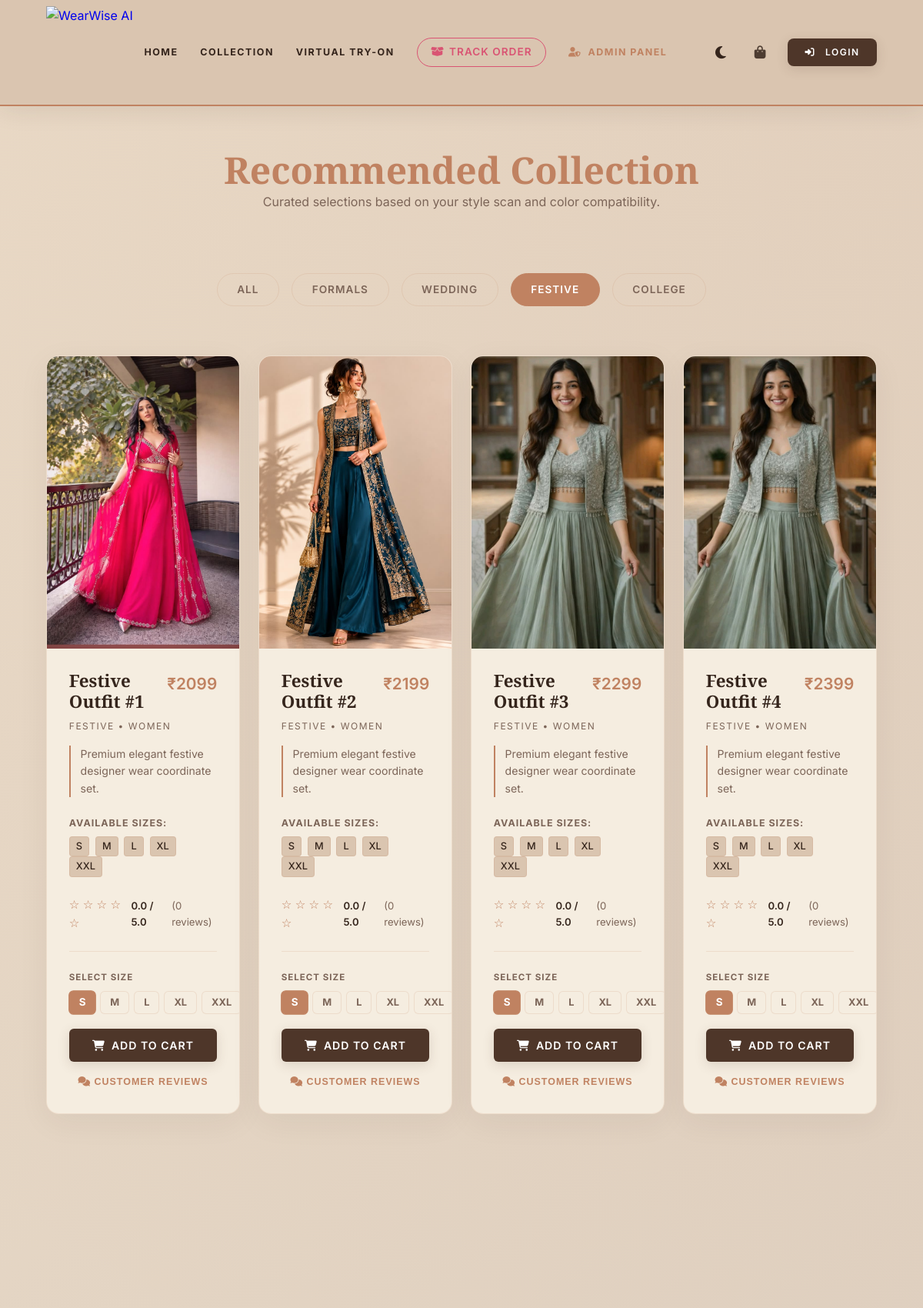
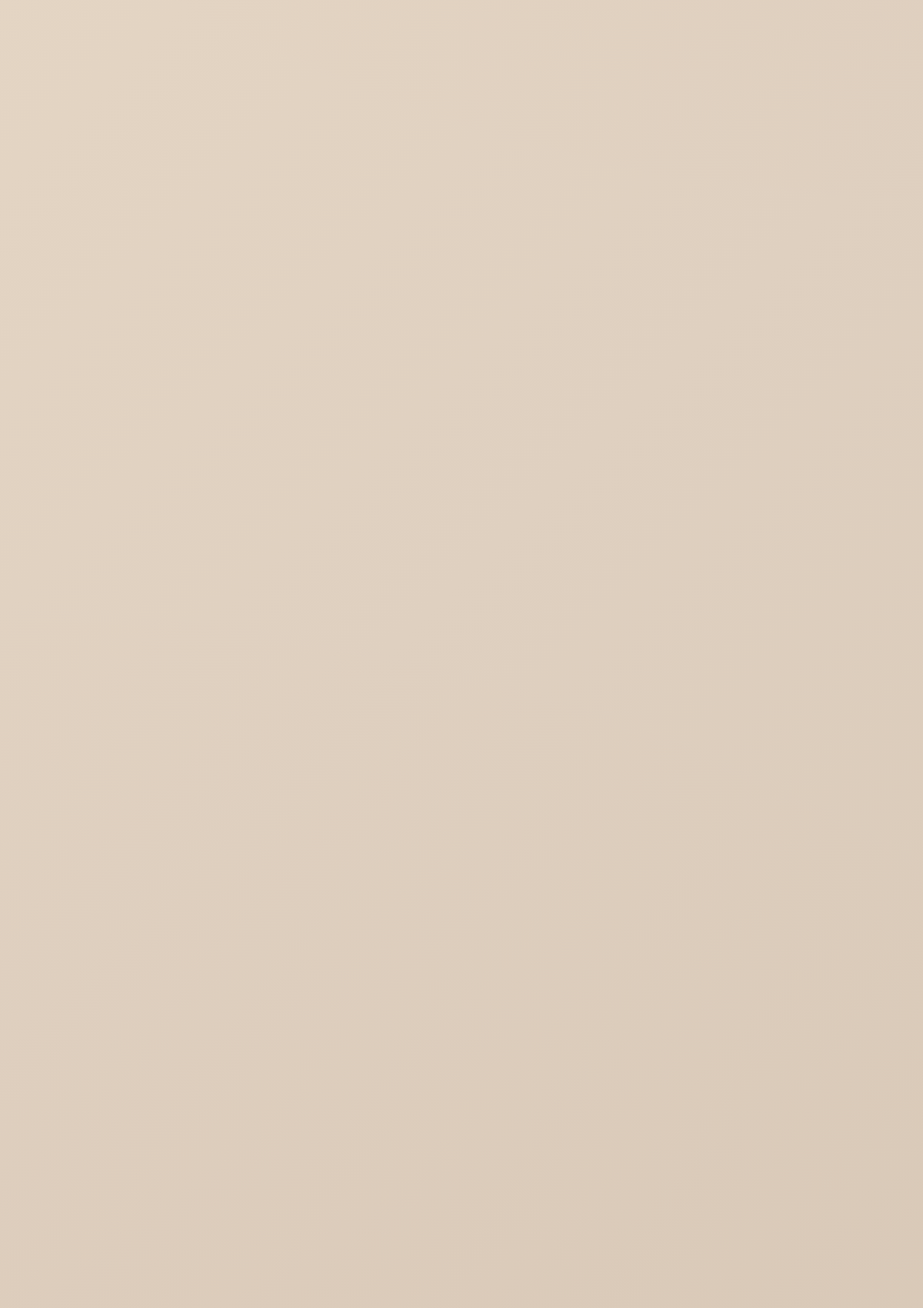
The page /recommendations?category=Festive (upper part) on the database its author committed (2 pictures, top to bottom).
### tables this page shows
CREATE TABLE products (
            id INTEGER PRIMARY KEY AUTOINCREMENT,
            name TEXT NOT NULL,
            code TEXT UNIQUE NOT NULL,
            description TEXT,
            gender TEXT,
            category TEXT,
            price INTEGER DEFAULT 2999,
            image TEXT,
            stock_quantity INTEGER DEFAULT 10,
            available_sizes TEXT DEFAULT 'S, M, L, XL, XXL'
        );

### app.py (the view, shortened to what this page needs)
@app.route('/recommendations')
def recommendations():
    gender = session.get('gender', 'Women')
    skin_tone = session.get('skin_tone', 'Medium')
    category_filter = request.args.get('category', '').strip()
    analysis = get_current_analysis()
    if not analysis:
        analysis = {
            "style_dna": {"Minimalist": 40, "Smart Casual": 30, "Luxury Classic": 30},
            "color_analysis": {"best": ["Emerald Green", "Royal Blue"], "accent": ["Gold", "Rose Gold"], "avoid": ["Neon Orange"]},
            "fashion_summary": "Explore our premium handpicked coordinates."
        }
    style_dna = analysis.get('style_dna', {})
    conn = get_db_connection()
    if category_filter:
        products_db = conn.execute('''
            SELECT p.*, COALESCE(AVG(r.rating), 0.0) as avg_rating, COUNT(r.id) as review_count
            FROM products p
            LEFT JOIN reviews r ON p.id = r.product_id
            WHERE LOWER(p.category) = ?
            GROUP BY p.id
        ''', (category_filter.lower(),)).fetchall()
    products = []
    top_style = max(style_dna, key=style_dna.get) if style_dna else "Minimalist"
    for p in products_db:
        p_dict = dict(p)
        p_dict['avg_rating'] = round(p_dict['avg_rating'], 1)
        gender_match = 1.0 if p_dict['gender'].lower() == gender.lower() else 0.4
        p_cat = p_dict['category'].lower()
        category_match = 0.5
        if "classic" in top_style.lower() and p_cat in ["office", "wedding", "formals"]:
            category_match = 1.0
        elif "casual" in top_style.lower() and p_cat in ["casual", "college"]:
            category_match = 1.0
        elif "business" in top_style.lower() and p_cat in ["office", "formals"]:
            category_match = 1.0
        elif "contemporary" in top_style.lower() and p_cat in ["party", "festive"]:
            category_match = 1.0
        compatibility = int((gender_match * 60) + (category_match * 40))
        p_dict['compatibility_score'] = max(60, min(99, compatibility))
        reviews = conn.execute('SELECT * FROM reviews WHERE product_id = ? ORDER BY timestamp DESC', (p['id'],)).fetchall()
        p_dict['reviews'] = [dict(rev) for rev in reviews]
        products.append(p_dict)
    conn.close()
    products.sort(key=lambda x: x['compatibility_score'], reverse=True)
    return render_template('recommendations.html', products=products, active_category=category_filter)

### templates/recommendations.html (shortened to what this page needs)
{% extends "base.html" %}
{% block content %}
<div style="padding: 12rem 5% 4rem; max-width: 1400px; margin: 0 auto;">
    <div style="text-align: center; margin-bottom: 5rem;" class="reveal">
        <h1 style="font-size: 3rem; color: var(--accent-gold);">Recommended Collection</h1>
        <p style="color: var(--text-muted); max-width: 600px; margin: 0 auto;">Curated selections based on your style scan and color compatibility.</p>
    </div>
    <div style="display: flex; justify-content: center; gap: 1rem; margin-bottom: 4rem; flex-wrap: wrap;" class="reveal">
        <a href="{{ url_for('recommendations') }}" style="text-decoration: none; padding: 0.6rem 1.6rem; border-radius: 30px; font-size: 0.85rem; font-weight: 600; text-transform: uppercase; letter-spacing: 1px; transition: var(--transition-smooth);
            {% if not active_category %} background: var(--accent-gold); color: #fff; border: 1.5px solid var(--accent-gold);
            {% else %} background: transparent; color: var(--text-muted); border: 1.5px solid var(--glass-border); {% endif %}"
            onmouseover="this.style.borderColor='var(--accent-gold)'; this.style.color='{% if not active_category %}#fff{% else %}var(--accent-gold){% endif %}'"
            onmouseout="this.style.borderColor='{% if not active_category %}var(--accent-gold){% else %}var(--glass-border){% endif %}'; this.style.color='{% if not active_category %}#fff{% else %}var(--text-muted){% endif %}'">All</a>
        <a href="{{ url_for('recommendations', category='Formals') }}" style="text-decoration: none; padding: 0.6rem 1.6rem; border-radius: 30px; font-size: 0.85rem; font-weight: 600; text-transform: uppercase; letter-spacing: 1px; transition: var(--transition-smooth);
            {% if active_category == 'Formals' %} background: var(--accent-gold); color: #fff; border: 1.5px solid var(--accent-gold);
            {% else %} background: transparent; color: var(--text-muted); border: 1.5px solid var(--glass-border); {% endif %}"
            onmouseover="this.style.borderColor='var(--accent-gold)'; this.style.color='{% if active_category == 'Formals' %}#fff{% else %}var(--accent-gold){% endif %}'"
            onmouseout="this.style.borderColor='{% if active_category == 'Formals' %}var(--accent-gold){% else %}var(--glass-border){% endif %}'; this.style.color='{% if active_category == 'Formals' %}#fff{% else %}var(--text-muted){% endif %}'">Formals</a>
        <a href="{{ url_for('recommendations', category='Wedding') }}" style="text-decoration: none; padding: 0.6rem 1.6rem; border-radius: 30px; font-size: 0.85rem; font-weight: 600; text-transform: uppercase; letter-spacing: 1px; transition: var(--transition-smooth);
            {% if active_category == 'Wedding' %} background: var(--accent-gold); color: #fff; border: 1.5px solid var(--accent-gold);
            {% else %} background: transparent; color: var(--text-muted); border: 1.5px solid var(--glass-border); {% endif %}"
            onmouseover="this.style.borderColor='var(--accent-gold)'; this.style.color='{% if active_category == 'Wedding' %}#fff{% else %}var(--accent-gold){% endif %}'"
            onmouseout="this.style.borderColor='{% if active_category == 'Wedding' %}var(--accent-gold){% else %}var(--glass-border){% endif %}'; this.style.color='{% if active_category == 'Wedding' %}#fff{% else %}var(--text-muted){% endif %}'">Wedding</a>
        <a href="{{ url_for('recommendations', category='Festive') }}" style="text-decoration: none; padding: 0.6rem 1.6rem; border-radius: 30px; font-size: 0.85rem; font-weight: 600; text-transform: uppercase; letter-spacing: 1px; transition: var(--transition-smooth);
            {% if active_category == 'Festive' %} background: var(--accent-gold); color: #fff; border: 1.5px solid var(--accent-gold);
            {% else %} background: transparent; color: var(--text-muted); border: 1.5px solid var(--glass-border); {% endif %}"
            onmouseover="this.style.borderColor='var(--accent-gold)'; this.style.color='{% if active_category == 'Festive' %}#fff{% else %}var(--accent-gold){% endif %}'"
            onmouseout="this.style.borderColor='{% if active_category == 'Festive' %}var(--accent-gold){% else %}var(--glass-border){% endif %}'; this.style.color='{% if active_category == 'Festive' %}#fff{% else %}var(--text-muted){% endif %}'">Festive</a>
        <a href="{{ url_for('recommendations', category='College') }}" style="text-decoration: none; padding: 0.6rem 1.6rem; border-radius: 30px; font-size: 0.85rem; font-weight: 600; text-transform: uppercase; letter-spacing: 1px; transition: var(--transition-smooth);
            {% if active_category == 'College' %} background: var(--accent-gold); color: #fff; border: 1.5px solid var(--accent-gold);
            {% else %} background: transparent; color: var(--text-muted); border: 1.5px solid var(--glass-border); {% endif %}"
            onmouseover="this.style.borderColor='var(--accent-gold)'; this.style.color='{% if active_category == 'College' %}#fff{% else %}var(--accent-gold){% endif %}'"
            onmouseout="this.style.borderColor='{% if active_category == 'College' %}var(--accent-gold){% else %}var(--glass-border){% endif %}'; this.style.color='{% if active_category == 'College' %}#fff{% else %}var(--text-muted){% endif %}'">College</a>
    </div>
    <div class="premium-product-grid">
        {% for p in products %}
        <div class="premium-card reveal" style="transition-delay: {{ loop.index0 * 0.05 }}s; background: var(--bg-secondary); border: 1px solid var(--glass-border); border-radius: 16px; overflow: hidden; box-shadow: var(--glass-shadow);">
            <div class="card-image-wrapper" style="height: 380px; overflow: hidden; position: relative;">
                <img src="{{ url_for('static', filename='products/' ~ p.image) }}" alt="{{ p.name }}" style="width: 100%; height: 100%; object-fit: cover;">
            </div>
            <div class="card-content" style="padding: 1.8rem; display: flex; flex-direction: column; justify-content: space-between; min-height: 380px;">
                <div>
                    <div class="card-header" style="display: flex; justify-content: space-between; align-items: flex-start; margin-bottom: 0.5rem;">
                        <h3 style="font-size: 1.4rem; color: var(--text-main); font-family: 'Cormorant Garamond', serif; font-weight: 700; margin: 0;">{{ p.name }}</h3>
                        <span class="price-badge" style="color: var(--accent-gold); font-size: 1.3rem; font-weight: 600;">₹{{ p.price }}</span>
                    </div>
                    <p class="card-category" style="color: var(--text-muted); font-size: 0.75rem; text-transform: uppercase; letter-spacing: 1.5px; margin-bottom: 1rem;">{{ p.category }} • {{ p.gender }}</p>
                    <p style="font-size: 0.88rem; color: var(--text-muted); line-height: 1.6; margin-bottom: 1.5rem; border-left: 2px solid var(--accent-gold); padding-left: 0.8rem;">
                        {{ p.description }}
                    </p>
                    <div style="margin-bottom: 1.5rem;">
                        <span style="font-size: 0.78rem; color: var(--text-muted); font-weight: bold; letter-spacing: 1px; text-transform: uppercase; display: block; margin-bottom: 0.4rem;">Available Sizes:</span>
                        <div style="font-size: 0.9rem; color: var(--text-main); font-weight: 500;">
                            {% set sizes_list = p.available_sizes.split(',') %}
                            {% for size in sizes_list %}
                                <span style="display: inline-block; background: var(--bg-tertiary); border: 1px solid var(--glass-border); padding: 2px 8px; border-radius: 4px; font-size: 0.8rem; margin-right: 4px;">{{ size.strip() }}</span>
                            {% endfor %}
                        </div>
                    </div>
                    <div style="margin-bottom: 1.5rem; display: flex; align-items: center; gap: 8px;">
                        <div style="color: var(--accent-gold); font-size: 0.95rem;">
                            {% set rating_int = p.avg_rating | int %}
                            {% for i in range(5) %}
                                {% if i < rating_int %}
                                    ★
                                {% else %}
                                    ☆
                                {% endif %}
                            {% endfor %}
                        </div>
                        <span style="font-size: 0.82rem; color: var(--text-main); font-weight: 600;">{{ p.avg_rating }} / 5.0</span>
                        <span style="font-size: 0.82rem; color: var(--text-muted);">({{ p.review_count }} reviews)</span>
                    </div>
                </div>
                <div style="border-top: 1px solid var(--glass-border); padding-top: 1.5rem; margin-top: auto;">
                    <div style="display: flex; flex-direction: column; gap: 8px; margin-bottom: 1.2rem;">
                        <label style="font-size: 0.72rem; color: var(--text-muted); font-weight: bold; letter-spacing: 1px; text-transform: uppercase;">Select Size</label>
                        <div style="display: flex; gap: 6px;" id="size-selector-{{ p.id }}">
                            {% for size in sizes_list %}
                                <label style="cursor: pointer; position: relative;">
                                    <span class="size-pill" style="display: inline-block; padding: 4px 12px; border: 1px solid var(--glass-border); border-radius: 6px; font-size: 0.8rem; font-weight: bold; background: var(--bg-secondary); color: var(--text-muted); transition: all 0.3s;">{{ size.strip() }}</span>
                                </label>
                            {% endfor %}
                        </div>
                    </div>
                    <button class="btn-gold" style="width: 100%; border-radius: 6px; padding: 0.8rem; font-size: 0.88rem; display: flex; align-items: center; justify-content: center; gap: 8px; letter-spacing: 1px;"
                            onclick="handleAddToCartClick({{ p.id }}, '{{ p.name }}')">
                        <i class="fas fa-shopping-cart"></i> Add To Cart
                    </button>
                    <button onclick="toggleReviews({{ p.id }})" style="background: transparent; border: none; color: var(--accent-gold); width: 100%; font-size: 0.78rem; text-transform: uppercase; letter-spacing: 1px; font-weight: 600; margin-top: 1.2rem; cursor: pointer;">
                        <i class="fas fa-comments"></i> Customer Reviews
                    </button>
                </div>
            </div>
        </div>
        {% endfor %}
    </div>
</div>
{% endblock %}

### rows shown on the page
products: image (picture), name "Festive Outfit #1", price "2099", category "FESTIVE", gender "WOMEN", description "Premium elegant festive designer wear coordinate set.", strip "S" "M" "L" "XL" "XXL", avg_rating "0.0", review_count "0", strip "S" "M" "L" "XL" "XXL"
products: image (picture), name "Festive Outfit #2", price "2199", category "FESTIVE", gender "WOMEN", description "Premium elegant festive designer wear coordinate set.", strip "S" "M" "L" "XL" "XXL", avg_rating "0.0", review_count "0", strip "S" "M" "L" "XL" "XXL"
products: image (picture), name "Festive Outfit #3", price "2299", category "FESTIVE", gender "WOMEN", description "Premium elegant festive designer wear coordinate set.", strip "S" "M" "L" "XL" "XXL", avg_rating "0.0", review_count "0", strip "S" "M" "L" "XL" "XXL"
products: image (picture), name "Festive Outfit #4", price "2399", category "FESTIVE", gender "WOMEN", description "Premium elegant festive designer wear coordinate set.", strip "S" "M" "L" "XL" "XXL", avg_rating "0.0", review_count "0", strip "S" "M" "L" "XL" "XXL"
